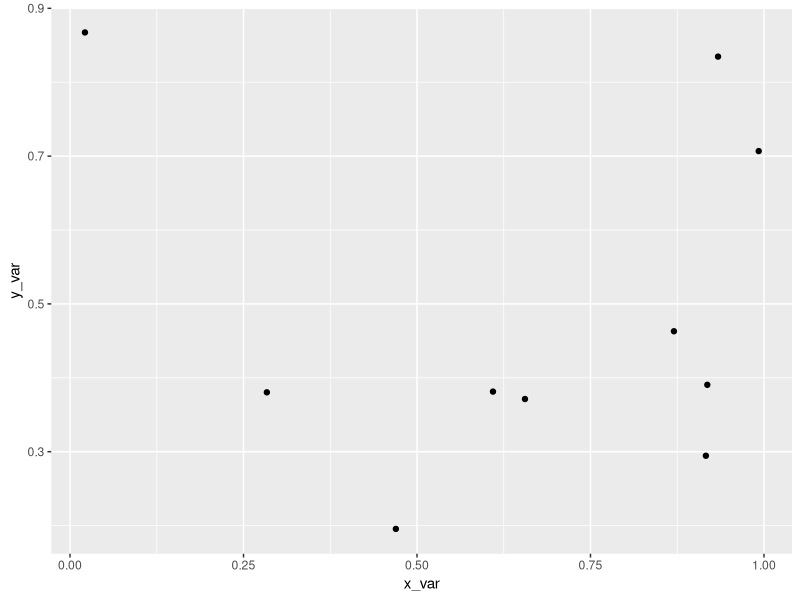

The R source for this figure: (Note: this script raises an error after producing the figure.)
# Working with matrices, lists, and data frames
# 11 Feb 2020

# -------------------------------------------------------------------------

library(ggplot2)


# Matrices ----------------------------------------------------------------

# a matrix is just an atomic vector reorganized into 2 dimensions
# create a matrix with matrix function
m<-matrix(data=1:12,nrow=4,ncol=3)
print(m)
m<-matrix(data=1:12,nrow=4)
print(m)
# use byrow=TRUE to change filling direction
m<-matrix(data=1:12, nrow=4, byrow=TRUE)
print(m)

# use dim() function to find number of rows and colunmns
dim(m)
# also change rows and columns with dim()
dim(m)<-c(6,2) # product of the two numbers must equal length of atomic vector
print(m)
dim(m)<-c(4,3)
print(m)

# individual row and column dimensions
nrow(m)

# length of atomic vector is still there
length(m)

# adding names to matrix
rownames(m)<-c("hinkus","binkus","coppa","doodoo")
print(m)
colnames(m)<- LETTERS[1:ncol(m)]
print(m)

# grabbing an entire atomic vector 
z<-runif(3)
z[]

# specifying rows and columns, separated by a comma
m[2,3] # grabs the value in the 2nd row and 3rd column
m

# choose row two and all columns
m[2,]
m[,3]

# dimnames can assign a large matrix dimension names quickly
dimnames(m)<-list(paste("site",1:nrow(m),sep=""),
                  paste("species",1:ncol(m),sep="_"))
print(m)

# transpose a matrix (change rows and columns)
m2<-t(m)
print(m2)

# add a row to a matrix with rbind()
m2 <- rbind(m2,c(10,20,30,40))
print(m2)
dimnames(m2)<-list(paste("species",1:ncol(m2),sep="_"),
                   paste("site",1:nrow(m2),sep=""))
print(m2)

# or, if you're just missing one of the row names, you can assign a name to a single row
rownames(m2)[4]<- "myfix"
print(m2)

# access rows and columns with names as well as by index numbers
m2["myfix","site3"]
m2[c("myfix","species_1"),c("site2","site2")]

# cbinb() adds a column to a matrix

my_vec<-as.vector(m)
m
my_vec


# Lists -------------------------------------------------------------------

# lists are like atomic vectors, but each eleemtn can hold different things of different types and sizes
joink<-list(1:10,
            matrix(1:8,nrow=4,byrow=TRUE),
            letters[1:3],
            pi)

str(joink)

# try grabbing an element of a list
joink[4]
typeof(joink[4]) # you can't use an element of a list for functions that don't use lists as an argument. everything in a list becomes a list
joink[[4]]
typeof(joink[[4]]) # use double brackets to tell the list part to fuck off. what about for matrices or atomic vectors?
typeof(joink[[2]]) # tells us everything in that matrix is an integer (it is)
joink[[2]]

# if a list has ten elements it is like a train with ten cars. 
# [5] makes a mini-train with just car 5
# [[5]] gives me the contents of car 5
# [c(4,5,6)] gives me a little train with cars 4, 5, and 6. 

joink[[2]][3,2]

# name list items as we create them
hoink<-list(Tester=FALSE,
            little_m=matrix(runif(9),nrow=3))
hoink # $ in readout of hoink just shows what the labels are
hoink$little_m
hoink$little_m[2,3]
hoink$Tester
bink<-matrix(1:100,nrow=10,byrow=TRUE)
bonk<-matrix(1:100,nrow=10)
horsecock<-bink*bonk 
horsecock

# using a list to access output from a linear model
y_var <-runif(10)
x_var<-runif(10)
munkus<-lm(y_var~x_var)
qplot(x=x_var,y=y_var)
print(munkus)
summary(munkus)
str(summary(munkus))

# use the unlist() function to flatten outputs. This is just a way to get access to an otherwise inaccessible element of the structure of your model
z<-unlist(summary(munkus),recursive=TRUE)
print(z)
my_slope<-z$coefficients2
my_pval<-z$coefficients8
print(c(my_slope,my_pval))


# data frame --------------------------------------------------------------

# a data frame is a list of equal-lengthed vectors, each of which is a column in a data frame.
# differs from a matrix in that different columns may be of different data types. 

coco<-1:12
blip<-rep(c("con","lowN","highN"),each=4)
zipes<-runif(12)
d_frame<-data.frame(coco,blip,zipes,stringsAsFactors = FALSE)
print(d_frame)
d_frame[[2,]]
str(d_frame)

newts<-list(coco=13,blip="highN",zipes=0.502) # make a list that we want to add as a row to the data frame
str(newts)
d_frame<-rbind(d_frame,newts)
d_frame

# adding a column is easier because it will be all one data type (probably)
yowl<-runif(nrow(d_frame))
d_frame<-cbind(d_frame,yowl)
d_frame
